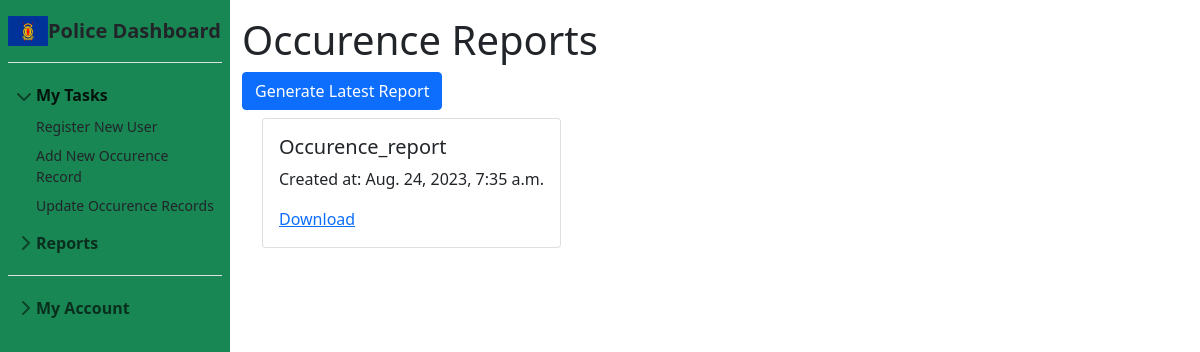
The page /police/occurence-reports/ (signed in) on the database its author committed.
### police/models.py (models this page shows, shortened)
class OccurenceReport(models.Model):
    police = models.ForeignKey(PoliceRegistration, on_delete=models.CASCADE)
    report_id = models.CharField(max_length=50, primary_key=True, default=uuid.uuid4())
    station_id = models.CharField(max_length=50, null=True, default="x")
    title = models.CharField(max_length=100, default='Occurence-report')
    file = models.FileField(upload_to='reports/occurence-reports/', null=True, blank=True)
    created_at = models.DateTimeField(auto_now_add=False)

### police/views.py (the view)
# urls.py: path('police/occurence-reports/', p_views.occurence_report_view, name="occurence-reports"),
def occurence_report_view(request):
    the_police = PoliceRegistration.objects.get(user=request.user.id)
    reports = OccurenceReport.objects.filter(police=the_police.police_id)
    return render(request, 'police/occurence_reports.html', {'reports': reports})

### templates/police/occurence_reports.html (shortened to what this page needs)
{% extends 'police/base.html' %}
{% block content %}
<!DOCTYPE html>
<html>
<head>
</head>
<body>
    <h1>Occurence Reports</h1>
    <a href="/police/generate-occurence-report" class="btn btn-primary">Generate Latest Report</a>
    <div class="container-fluid row row-cols-3">
    {% for report in reports %}
        <div class="card col px-3 py-3 my-2 mx-2">
            <h5 class="card-title">{{ report.title }}</h5>
            <p>Created at: {{ report.created_at }}</p>
            <a href="{% url 'download-occurence-report' report.report_id  %}">Download</a>
        </div>
    {% endfor %}
        </div>
</body>
</html>
{% endblock %}

### templates/police/base.html (style rules this page uses)
body { min-height: 100vh; min-height: -webkit-fill-available; }
html { height: -webkit-fill-available; }

### rows shown on the page
OccurenceReport: title "Occurence_report", created_at "Aug. 24, 2023, 7:35 a.m."
